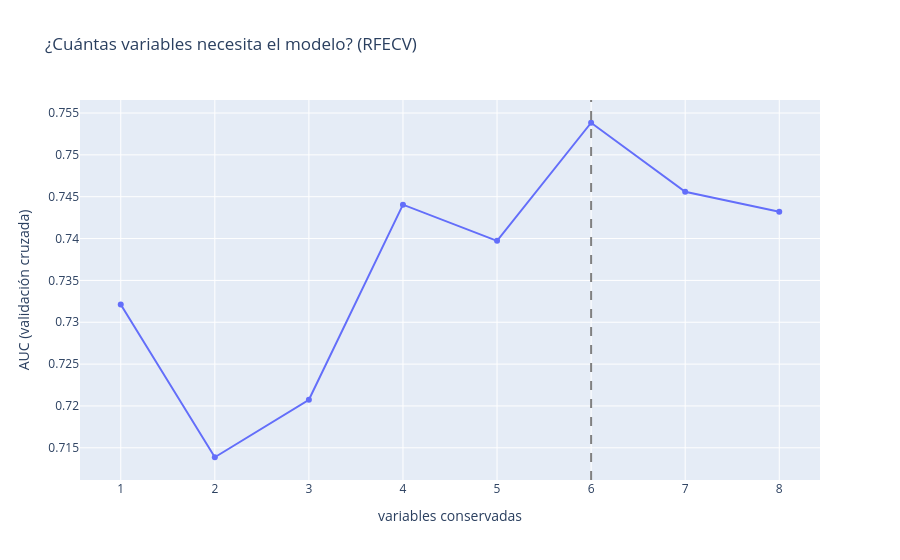

Notebook cell for this chart:
### Code cell
curva = pd.DataFrame({
    'variables conservadas': range(1, len(rfecv.cv_results_['mean_test_score']) + 1),
    'AUC (validación cruzada)': rfecv.cv_results_['mean_test_score'],
})
fig = px.line(curva, x='variables conservadas', y='AUC (validación cruzada)', markers=True,
              title='¿Cuántas variables necesita el modelo? (RFECV)')
fig.add_vline(x=int(rfecv.n_features_), line_dash='dash', line_color='gray')
fig.show()

### Figure 1 — Plotly figure (JSON) as saved in the notebook; plotly's stock layout.template omitted (floating-point values rounded to 4 significant figures)
{"data": [{"hovertemplate": "variables conservadas=%{x}<br>AUC (validación cruzada)=%{y}<extra></extra>", "legendgroup": "", "line": {"color": "#636efa", "dash": "solid"}, "marker": {"symbol": "circle"}, "mode": "lines+markers", "name": "", "orientation": "v", "showlegend": false, "type": "scatter", "x": [1, 2, 3, 4, 5, 6, 7, 8], "xaxis": "x", "y": [0.7321, 0.7139, 0.7207, 0.744, 0.7397, 0.7538, 0.7456, 0.7432], "yaxis": "y"}], "layout": {"legend": {"tracegroupgap": 0}, "shapes": [{"line": {"color": "gray", "dash": "dash"}, "type": "line", "x0": 6, "x1": 6, "xref": "x", "y0": 0, "y1": 1, "yref": "y domain"}], "title": {"text": "¿Cuántas variables necesita el modelo? (RFECV)"}, "xaxis": {"anchor": "y", "domain": [0.0, 1.0], "title": {"text": "variables conservadas"}}, "yaxis": {"anchor": "x", "domain": [0.0, 1.0], "title": {"text": "AUC (validación cruzada)"}}}}
